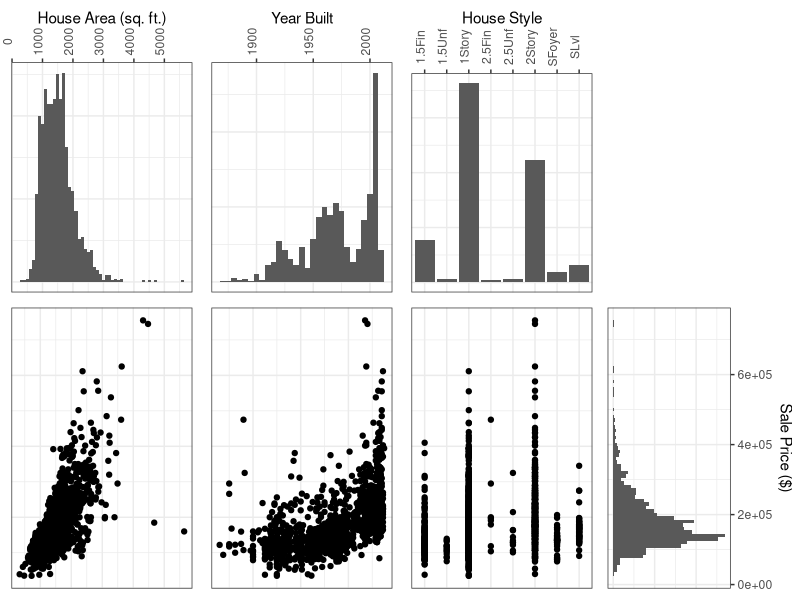
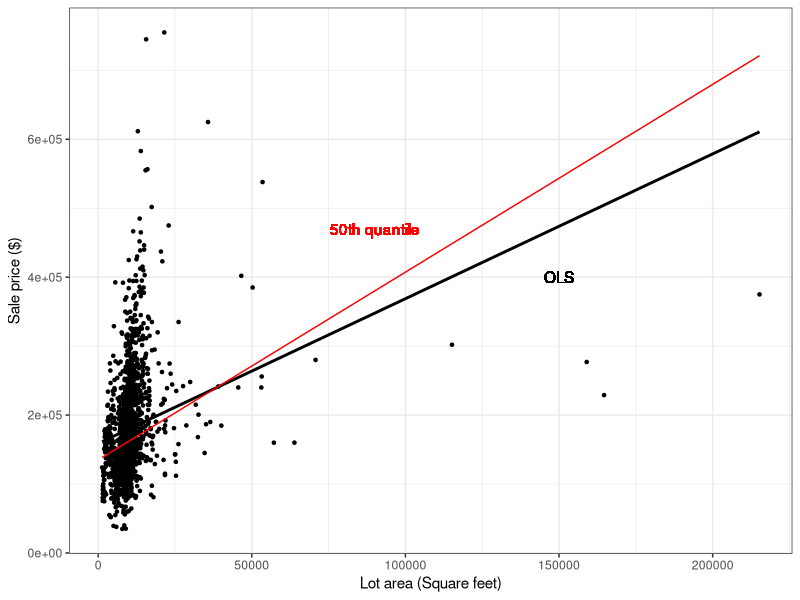
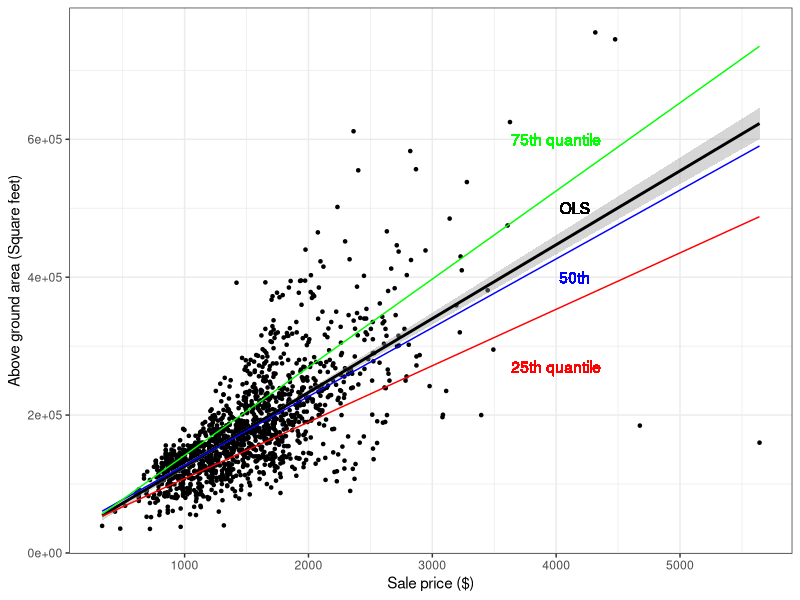
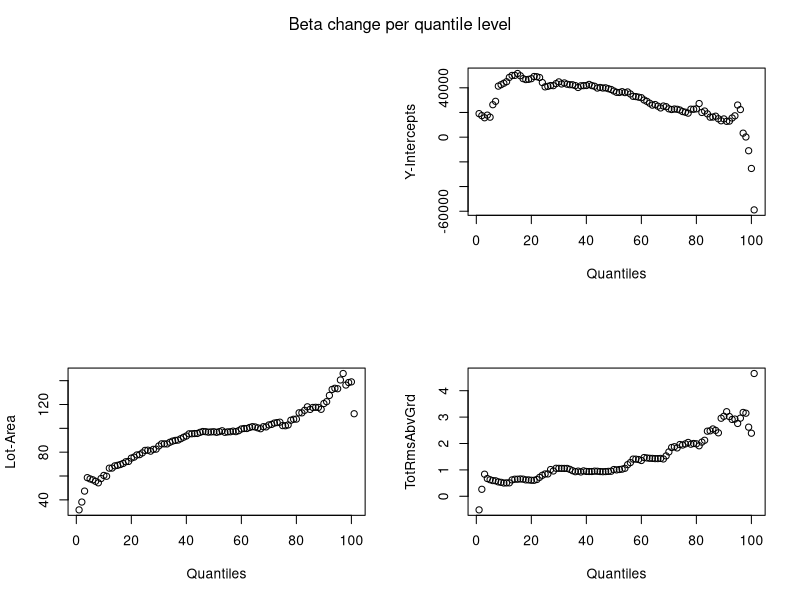
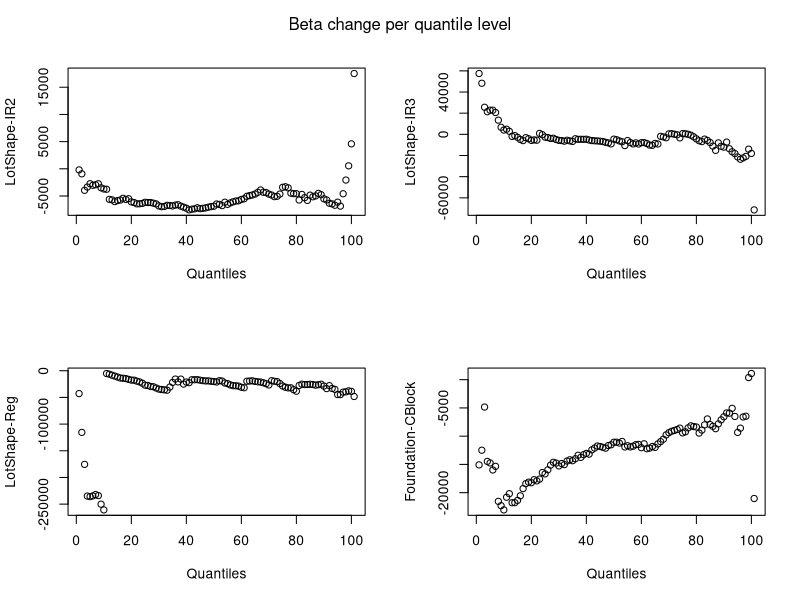
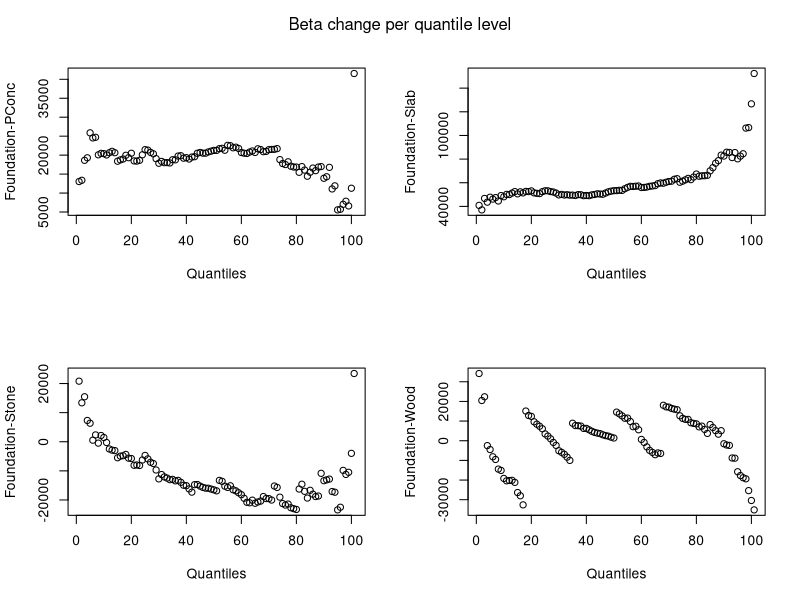

These figures' R source, in order:
## ---- chunk 1
library(quantreg)
library(Metrics)
require(gridExtra)
library(ggplot2)
## ---- chunk 2
df <- read.csv("TrainData.csv") |>
  na.omit()
## ---- chunk 3
suppressWarnings({

p1 <- df |> ggplot(aes(x = GrLivArea)) + geom_histogram(binwidth = 100) + theme_bw() + theme(axis.text.y = element_blank(), axis.text.x = element_text(angle = 90), axis.ticks.y = element_blank()) + ylab(NULL) + xlab("House Area (sq. ft.)") + scale_x_continuous(position = "top")

p2 <- df |> ggplot(aes(x = YearBuilt)) + geom_histogram(binwidth = 5) + theme_bw() + theme(axis.text.y = element_blank(), axis.text.x = element_text(angle = 90), axis.ticks.y = element_blank()) + ylab(NULL) + xlab("Year Built") + scale_x_continuous(position = "top")

p3 <- df |> ggplot(aes(x = HouseStyle)) + geom_histogram(stat="count") + theme_bw() + theme(axis.text.y = element_blank(), axis.text.x = element_text(angle = 90), axis.ticks.y = element_blank()) + ylab(NULL) + xlab("House Style") + scale_x_discrete(position = "top")

p4 <- ggplot() + theme_minimal()

p5 <- df |> ggplot(aes(x = GrLivArea, y = SalePrice)) + geom_point() + theme_bw() + theme(axis.text = element_blank(), axis.ticks = element_blank()) + ylab(NULL) + xlab(NULL)

p6 <- df |> ggplot(aes(x = YearBuilt, y = SalePrice)) + geom_point() + theme_bw() + theme(axis.text = element_blank(), axis.ticks = element_blank()) + ylab(NULL) + xlab(NULL)

p7 <- df |> ggplot(aes(x = HouseStyle, y = SalePrice)) + geom_point() + theme_bw() + theme(axis.text = element_blank(), axis.ticks = element_blank()) + ylab(NULL) + xlab(NULL)

p8 <- df |> ggplot(aes(x = SalePrice)) + geom_histogram(binwidth = 10000) + theme_bw() + ylab(NULL) + xlab("Sale Price ($)") + coord_flip() + scale_x_continuous(position = "top") + theme(axis.text.x = element_blank(), axis.ticks.x = element_blank())

grid.arrange(p1, p2, p3, p4, p5, p6, p7, p8, nrow = 2)

})
## ---- chunk 4

df |> ggplot(aes(y = SalePrice, x = LotArea)) +
  geom_point(size = 0.9) +
  geom_smooth(method = lm, se = F, color = "black") +
  geom_text(aes(y = 400000, x = 150000, label = "OLS"), color="black") + 
  geom_quantile(quantiles=0.5, color="red") + 
  geom_text(aes(y = 470000, x = 90000, label = "50th quantile"), color="red") + 
  ylab("Sale price ($)") +
  xlab("Lot area (Square feet)") +
  theme_bw()
## ---- chunk 5
df |> ggplot(aes(y = SalePrice, x = GrLivArea)) +
  geom_point(size = 0.9) +
  stat_smooth(method = lm, color = "black") +
  geom_text(aes(x = 4150, y = 500000, label = "OLS"), color="black") + 
  geom_quantile(quantiles=0.25, color="red") + 
  geom_text(aes(x = 4000, y = 270000, label = "25th quantile"), color="red") + 
  geom_quantile(quantiles=0.5, color="blue") + 
  geom_text(aes(x = 4150, y = 400000, label = "50th"), color="blue") + 
  geom_quantile(quantiles=0.75, color="green") + 
  geom_text(aes(x = 4000, y = 600000, label = "75th quantile"), color="green") + 
  xlab("Sale price ($)") +
  ylab("Above ground area (Square feet)") +
  theme_bw()
## ---- chunk 6
qr50 = rq(data=df, SalePrice ~ GrLivArea + LotArea + TotRmsAbvGrd + as.factor(LotShape) + as.factor(Foundation), tau=0.5)
qr50_summary = summary(qr50)
## ---- chunk 7
#Generate all QR models 
taus <- seq(from=0, to=1, by=.01)
qrs = rq(data=df, SalePrice ~ GrLivArea + LotArea + TotRmsAbvGrd + as.factor(LotShape) + as.factor(Foundation), tau=taus)
## ---- chunk 8
num_of_rows <- nrow(qrs$coefficients)
par(mfrow = c(2, 2))
plot.new()
mtext("Beta change per quantile level", side = 3, line = - 2, outer = TRUE)
plot(qrs$coefficients[1, ], xlab="Quantiles", ylab="Y-Intercepts")
plot(qrs$coefficients[2, ], xlab="Quantiles", ylab="Lot-Area")
plot(qrs$coefficients[3, ], xlab="Quantiles", ylab="TotRmsAbvGrd")
plot(qrs$coefficients[4, ], xlab="Quantiles", ylab="LotShape-IR2")
mtext("Beta change per quantile level", side = 3, line = - 2, outer = TRUE)
plot(qrs$coefficients[5, ], xlab="Quantiles", ylab="LotShape-IR3")
plot(qrs$coefficients[6, ], xlab="Quantiles", ylab="LotShape-Reg")
plot(qrs$coefficients[7, ], xlab="Quantiles", ylab="Foundation-CBlock")
plot(qrs$coefficients[8, ], xlab="Quantiles", ylab="Foundation-PConc")
mtext("Beta change per quantile level", side = 3, line = - 2, outer = TRUE)
plot(qrs$coefficients[9, ], xlab="Quantiles", ylab="Foundation-Slab")
plot(qrs$coefficients[10, ], xlab="Quantiles", ylab="Foundation-Stone")
plot(qrs$coefficients[11, ], xlab="Quantiles", ylab="Foundation-Wood")

## ---- chunk 9

ols = lm(data=df, SalePrice ~ GrLivArea + LotArea + TotRmsAbvGrd + as.factor(LotShape) + as.factor(Foundation))
ols_summary = summary(ols)
ols_summary
## ---- chunk 10
olsMae = mae(predict(ols), df$SalePrice)
olsMae
Qr50Mae = mae(predict(qr50), df$SalePrice)
Qr50Mae
## ---- chunk 11
fullDataLength = length(df$SalePrice)
fullDataLength
count10per = fullDataLength / 10
count10per
sorted_df_desc <- df[order(-df$SalePrice),]
Q90SalePrice <- sorted_df_desc[0:count10per, ] # data greater than 90% of data
length(Q90SalePrice$SalePrice)

qr90_p = rq(data=df, SalePrice ~ GrLivArea + LotArea + TotRmsAbvGrd + as.factor(LotShape) + as.factor(Foundation), tau=0.90)

ols_q90_mae <- mae(predict(ols, newdata=Q90SalePrice), Q90SalePrice$SalePrice)
ols_q90_mae
q90_mae <- mae(predict(qr90_p, newdata=Q90SalePrice), Q90SalePrice$SalePrice)
q90_mae

###########
sorted_df_asc <- df[order(df$SalePrice),]
length(sorted_df_asc$SalePrice)
Q10SalePrice <- sorted_df_asc[0:count10per, ] # data lower than 90% of data
length(Q10SalePrice$SalePrice)

qr10_p = rq(data=df, SalePrice ~ GrLivArea + LotArea + TotRmsAbvGrd + as.factor(LotShape) + as.factor(Foundation), tau=0.10)

ols_q10_mae <- mae(predict(ols, newdata=Q10SalePrice), Q10SalePrice$SalePrice)
ols_q10_mae
q10_mae <- mae(predict(qr10_p, newdata=Q10SalePrice), Q10SalePrice$SalePrice)
q10_mae

## ---- chunk 12
olsRmse = rmse(predict(ols), df$SalePrice)
olsRmse
Qr50Rmse = rmse(predict(qr50), df$SalePrice)
Qr50Rmse
## ---- chunk 13
ols_q90_rmse <- rmse(predict(ols, newdata=Q90SalePrice), Q90SalePrice$SalePrice)
ols_q90_rmse
q90_rmse <- rmse(predict(qr90_p, newdata=Q90SalePrice), Q90SalePrice$SalePrice)
q90_rmse

ols_q10_rmse <- rmse(predict(ols, newdata=Q10SalePrice), Q10SalePrice$SalePrice)
ols_q10_rmse
q10_rmse <- rmse(predict(qr10_p, newdata=Q10SalePrice), Q10SalePrice$SalePrice)
q10_rmse
## ---- chunk 14
ols_summary$df[2]
qr50_summary$rdf
## ---- chunk 15
# Min OLS error
format(round(min(ols_summary$residuals), digits=0), scientific=F)
# Absolute min OLS error
format(round(min(abs(ols_summary$residuals)), digits=0), scientific=F)
# Max OLS error
format(round(max(ols_summary$residuals), digits=0), scientific=F)
# Absolute max OLS error
format(round(max(abs(ols_summary$residuals)), digits=0), scientific=F)
# Min QR 50th error
format(round(min(qr50_summary$residuals), digits=0), scientific=F)
# Absolute min QR 50th error
format(round(min(abs(qr50_summary$residuals)), digits=0), scientific=F)
# Max QR 50th error
format(round(max(qr50_summary$residuals), digits=0), scientific=F)
# Absolute max QR 50th error
format(round(max(abs(qr50_summary$residuals)), digits=0), scientific=F)
## ---- chunk 16
qr50_r_foundation = rq(data=df, SalePrice ~ GrLivArea + LotArea + TotRmsAbvGrd + as.factor(LotShape), tau=0.5)
anova_50_foundation <- anova(qr50, qr50_r_foundation)
anova_50_foundation

qr50_r_lotShape = rq(data=df, SalePrice ~ GrLivArea + LotArea + TotRmsAbvGrd + as.factor(Foundation), tau=0.5)
anova_50_lotShape <- anova(qr50, qr50_r_lotShape)
anova_50_lotShape

## Suddenly started showing the same error
# qr90 = rq(data=df, SalePrice ~ GrLivArea + LotArea + TotRmsAbvGrd + as.factor(LotShape) + as.factor(Foundation), tau=0.90)
# qr90_r_foundation = rq(data=df, SalePrice ~ GrLivArea + LotArea + TotRmsAbvGrd + as.factor(LotShape), tau=0.90)
# anova_90_foundation <- anova(qr90, qr90_r_foundation)
# anova_90_foundation

# qr90_r_lotshape = rq(data=df, SalePrice ~ GrLivArea + LotArea + TotRmsAbvGrd + as.factor(Foundation), tau=0.90)
# anova_90_lotshape <- anova(qr90, qr90_r_lotshape)
# anova_90_lotshape

## q75 and q10 gives errors
## ---- chunk 17
qrs_summary <- summary(qrs, se = "iid")
#tau: 0.1
qrs_summary[11][[1]]$coefficients[,4]
#tau: 0.25
qrs_summary[26][[1]]$coefficients[,4]
#tau: 0.5
qrs_summary[51][[1]]$coefficients[,4]
#tau: 0.75
qrs_summary[76][[1]]$coefficients[,4]
#tau: 0.9
qrs_summary[91][[1]]$coefficients[,4]
